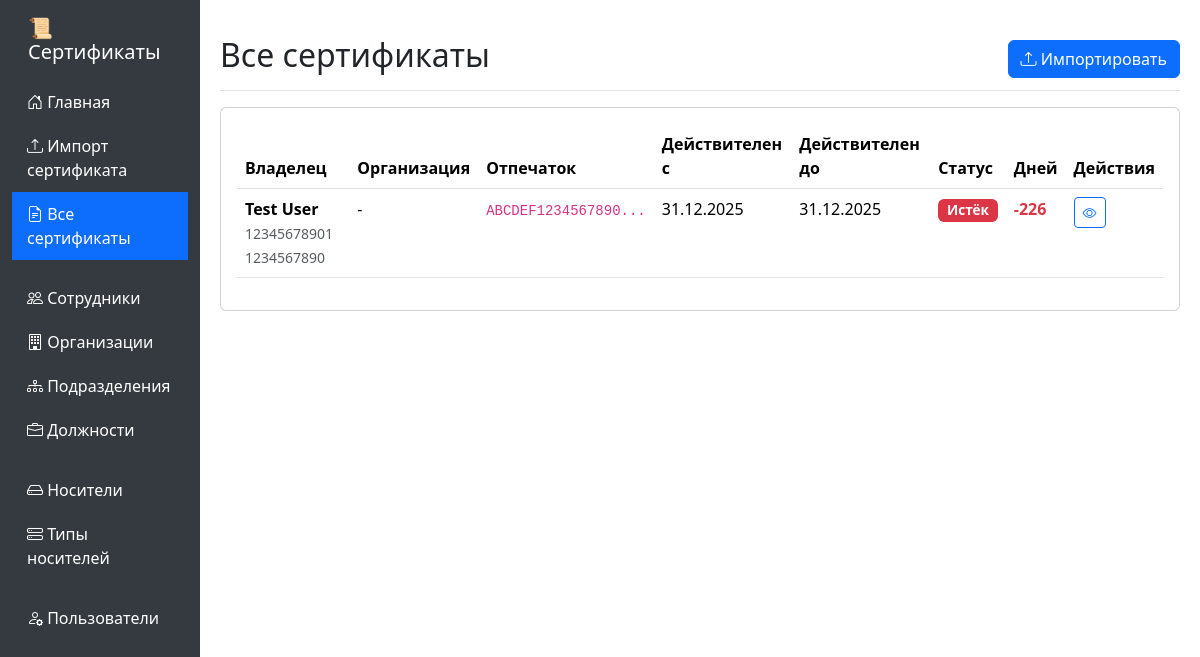
The app's page /certificates (signed in) with its own data.
### app.py (models this page shows, shortened)
class Certificate(db.Model):
    id = db.Column(db.Integer, primary_key=True)
    subject = db.Column(db.Text, nullable=False)
    issuer = db.Column(db.Text, nullable=False)
    serial_number = db.Column(db.String(100), nullable=False)
    not_before = db.Column(db.DateTime, nullable=False)
    not_after = db.Column(db.DateTime, nullable=False)
    thumbprint = db.Column(db.String(64), unique=True, nullable=False)
    certificate_data = db.Column(db.Text, nullable=False)
    employee_id = db.Column(db.Integer, db.ForeignKey('employee.id'), nullable=False)
    token_id = db.Column(db.Integer, db.ForeignKey('token.id'))
    employee = db.relationship('Employee', backref=db.backref('certificates', lazy=True))
    token = db.relationship('Token', backref=db.backref('certificates', lazy=True))
    imported_at = db.Column(db.DateTime, default=lambda: datetime.now(timezone.utc))
    is_valid = db.Column(db.Boolean, default=True)
    @property
    def days_until_expiry(self):
        not_after = make_aware(self.not_after) if self.not_after else None
        if not_after is None:
            return 0
        delta = not_after - datetime.now(timezone.utc)
        return delta.days
    @property
    def is_expired(self):
        not_after = make_aware(self.not_after) if self.not_after else None
        if not_after is None:
            return False
        return datetime.now(timezone.utc) > not_after
    @property
    def status(self):
        if self.is_expired:
            return 'Истёк'

class Employee(db.Model):
    id = db.Column(db.Integer, primary_key=True)
    last_name = db.Column(db.String(100), nullable=False)
    first_name = db.Column(db.String(100), nullable=False)
    middle_name = db.Column(db.String(100))
    snils = db.Column(db.String(11))
    inn = db.Column(db.String(12))
    position_id = db.Column(db.Integer, db.ForeignKey('position.id'))
    department_id = db.Column(db.Integer, db.ForeignKey('department.id'))
    position = db.relationship('Position', backref=db.backref('employees', lazy=True))
    department = db.relationship('Department', backref=db.backref('employees', lazy=True))
    created_at = db.Column(db.DateTime, default=lambda: datetime.now(timezone.utc))
    updated_at = db.Column(db.DateTime, default=lambda: datetime.now(timezone.utc), onupdate=lambda: datetime.now(timezone.utc))
    @property
    def full_name(self):
        return f"{self.last_name} {self.first_name} {self.middle_name or ''}".strip()

### app.py (the view)
@app.route('/certificates')
@login_required
def certificates_list():
    certificates = Certificate.query.order_by(Certificate.not_after.asc()).all()
    return render_template('certificates.html', certificates=certificates)

### app.py (called while the page is built)
def make_aware(dt):
    if dt is None:
        return None
    if dt.tzinfo is not None:
        return dt
    return dt.replace(tzinfo=timezone.utc)

@app.context_processor
def inject_timezone():
    from datetime import timezone
    return dict(timezone=timezone)

def login_required(f):
    @wraps(f)
    def decorated_function(*args, **kwargs):
        if 'user_id' not in session:
            flash('Пожалуйста, войдите в систему', 'warning')
            return redirect(url_for('login'))
        return f(*args, **kwargs)
    return decorated_function

### templates/certificates.html (shortened to what this page needs)
{% extends "base.html" %}
{% block content %}
<div class="d-flex justify-content-between flex-wrap flex-md-nowrap align-items-center pt-3 pb-2 mb-3 border-bottom">
    <h1 class="h2">Все сертификаты</h1>
    <a href="{{ url_for('import_certificate') }}" class="btn btn-primary">
        <i class="bi bi-upload"></i> Импортировать
    </a>
</div>
<div class="card">
    <div class="card-body">
        {% if certificates %}
        <div class="table-responsive">
            <table class="table table-hover">
                <thead>
                    <tr>
                        <th>Владелец</th>
                        <th>Организация</th>
                        <th>Отпечаток</th>
                        <th>Действителен с</th>
                        <th>Действителен до</th>
                        <th>Статус</th>
                        <th>Дней</th>
                        <th>Действия</th>
                    </tr>
                </thead>
                <tbody>
                    {% for cert in certificates %}
                    <tr>
                        <td>
                            <strong>{{ cert.employee.full_name }}</strong><br>
                            <small class="text-muted">{{ cert.employee.snils or '' }} {{ cert.employee.inn or '' }}</small>
                        </td>
                        <td>{{ cert.employee.department.organization.name if cert.employee.department and cert.employee.department.organization else '-' }}</td>
                        <td><code>{{ cert.thumbprint[:16] }}...</code></td>
                        {% set not_before_aware = cert.not_before.replace(tzinfo=timezone.utc) if cert.not_before and cert.not_before.tzinfo == None else cert.not_before %}
                        {% set not_after_aware = cert.not_after.replace(tzinfo=timezone.utc) if cert.not_after and cert.not_after.tzinfo == None else cert.not_after %}
                        <td>{{ not_before_aware.strftime('%d.%m.%Y') }}</td>
                        <td>{{ not_after_aware.strftime('%d.%m.%Y') }}</td>
                        <td>
                            {% if cert.status == 'Действует' %}
                                <span class="badge status-badge status-valid">{{ cert.status }}</span>
                            {% elif cert.status == 'Истёк' %}
                                <span class="badge status-badge status-danger">{{ cert.status }}</span>
                            {% elif cert.status == 'Скоро истекает' %}
                                <span class="badge status-badge status-warning">{{ cert.status }}</span>
                            {% else %}
                                <span class="badge status-badge status-info">{{ cert.status }}</span>
                            {% endif %}
                        </td>
                        <td>
                            {% if cert.days_until_expiry < 0 %}
                                <span class="text-danger fw-bold">{{ cert.days_until_expiry }}</span>
                            {% elif cert.days_until_expiry <= 30 %}
                                <span class="text-warning fw-bold">{{ cert.days_until_expiry }}</span>
                            {% elif cert.days_until_expiry <= 90 %}
                                <span class="text-info fw-bold">{{ cert.days_until_expiry }}</span>
                            {% else %}
                                {{ cert.days_until_expiry }}
                            {% endif %}
                        </td>
                        <td>
                            <a href="{{ url_for('certificate_detail', cert_id=cert.id) }}" class="btn btn-sm btn-outline-primary">
                                <i class="bi bi-eye"></i>
                            </a>
                        </td>
                    </tr>
                    {% endfor %}
                </tbody>
            </table>
        </div>
        {% else %}
        <p class="text-muted text-center py-4">Сертификаты ещё не добавлены</p>
        {% endif %}
    </div>
</div>
{% endblock %}

### templates/base.html (style rules this page uses)
.status-badge { font-size: 0.85em; }
.status-danger { background-color: #dc3545; }

### records on screen
Certificate: employee.full_name "Test User", employee "12345678901", employee "1234567890", employee.department.organization "-", thumbprint "ABCDEF1234567890", strftime "31.12.2025", status "Истёк", days_until_expiry "-226"
